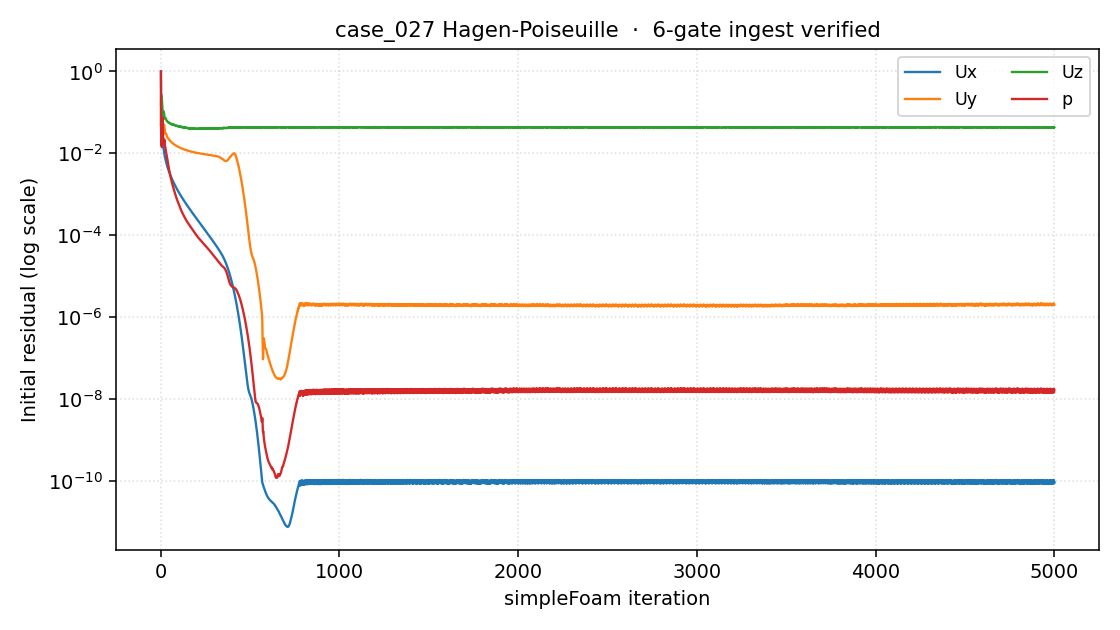

This figure's Python source:
"""Generate residual_plot.png for case_027 Hagen-Poiseuille pipe.

Reads ../../../_sandboxes/case_027_hagen_poiseuille_pipe/case_v65/artifacts/residuals.csv
(produced by cfdtrust ingest from log_simpleFoam.txt) and plots all residual
columns on log-scale vs iteration.

Run:  python3 residual_plot.py
Output: residual_plot.png in this directory.
"""
from __future__ import annotations
import csv
from pathlib import Path

import matplotlib
matplotlib.use("Agg")  # headless
import matplotlib.pyplot as plt

HERE = Path(__file__).parent
RESID = Path(
    "/Users/Zhuanz/Desktop/cfd-harness-unified/_sandboxes/"
    "case_027_hagen_poiseuille_pipe/case_v65/artifacts/residuals.csv"
)
OUT = HERE / "residual_plot.png"


def load_residuals(p: Path) -> tuple[list[int], dict[str, list[float]]]:
    with p.open() as f:
        rdr = csv.reader(f)
        header = next(rdr)
        iters: list[int] = []
        cols: dict[str, list[float]] = {h: [] for h in header[1:]}
        for row in rdr:
            iters.append(int(row[0]))
            for h, v in zip(header[1:], row[1:]):
                try:
                    cols[h].append(float(v))
                except ValueError:
                    cols[h].append(float("nan"))
        return iters, cols


def main() -> None:
    iters, cols = load_residuals(RESID)
    fig, ax = plt.subplots(figsize=(8, 4.5), dpi=140)
    for name, ys in cols.items():
        ax.semilogy(iters, ys, label=name, linewidth=1.2)
    ax.set_xlabel("simpleFoam iteration")
    ax.set_ylabel("Initial residual (log scale)")
    ax.set_title(
        "case_027 Hagen-Poiseuille  ·  6-gate ingest verified",
        fontsize=11,
    )
    ax.grid(True, which="both", linestyle=":", alpha=0.4)
    ax.legend(loc="upper right", fontsize=9, ncol=2)
    fig.tight_layout()
    fig.savefig(OUT)
    print(f"wrote {OUT}")


if __name__ == "__main__":
    main()
